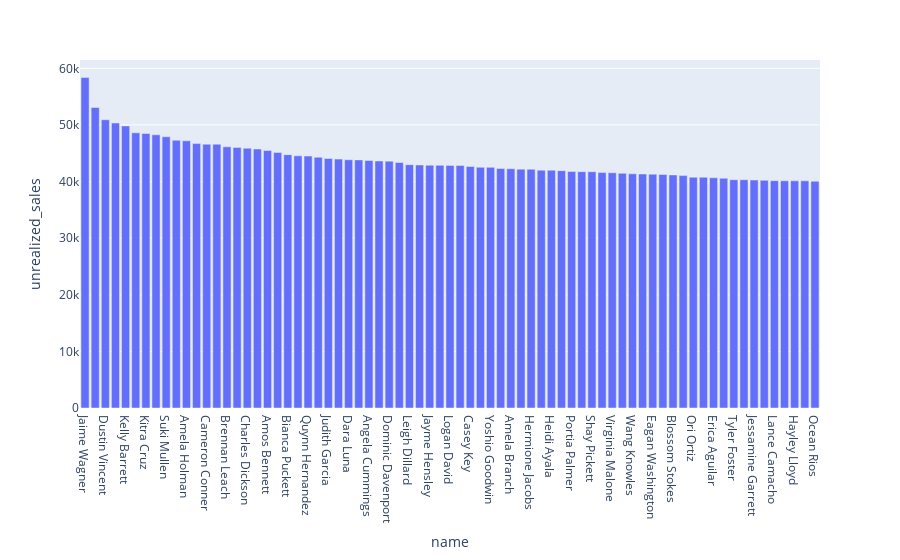

Notebook code for this chart:
### Markdown cell above
# Conclusion
- Here is the list of the people that we can target for advertizing purposes.
- Let's convert this list to a bar graph.

### Code cell
# Bar plot
px.bar(df_users, x = 'name', y = 'unrealized_sales')

### Figure 1 — Plotly figure (JSON) as saved in the notebook; plotly's stock layout.template omitted (floating-point values rounded to 4 significant figures)
{"data": [{"alignmentgroup": "True", "hovertemplate": "name=%{x}<br>unrealized_sales=%{y}<extra></extra>", "legendgroup": "", "marker": {"color": "#636efa", "pattern": {"shape": ""}}, "name": "", "offsetgroup": "", "orientation": "v", "showlegend": false, "textposition": "auto", "type": "bar", "x": ["Jaime Wagner", "Macey Ortiz", "Dustin Vincent", "Audrey Barber", "Kelly Barrett", "Violet Prince", "Kitra Cruz", "Jared Haney", "Suki Mullen", "Herman Richard", "Amela Holman", "Brandon Ratliff", "Cameron Conner", "Arsenio Small", "Brennan Leach", "Carl Small", "Charles Dickson", "Leila Ochoa", "Amos Bennett", "Buffy Christian", "Bianca Puckett", "Dylan Hamilton", "Quynn Hernandez", "Raymond Mendez", "Judith Garcia", "Calvin Wallace", "Dara Luna", "Cairo Ramirez", "Angela Cummings", "Trevor Benton", "Dominic Davenport", "Hamish Beasley", "Leigh Dillard", "Martin Richmond", "Jayme Hensley", "Charde Larson", "Logan David", "Sydnee Brady", "Casey Key", "Roth Riley", "Yoshio Goodwin", "Idona Gutierrez", "Amela Branch", "Libby Wallace", "Hermione Jacobs", "Alden Blankenship", "Heidi Ayala", "Anne Bray", "Portia Palmer", "Vladimir Todd", "Shay Pickett", "Jescie Parker", "Virginia Malone", "Sloane Mays", "Wang Knowles", "Ivory Maynard", "Eagan Washington", "Baker Boyle", "Blossom Stokes", "Nayda Burch", "Ori Ortiz", "Nissim Peck", "Erica Aguilar", "Jason Byers", "Tyler Foster", "Aidan Howe", "Jessamine Garrett", "Iola Williams", "Lance Camacho", "Amy Cooke", "Hayley Lloyd", "Kathleen Bonner", "Ocean Rios"], "xaxis": "x", "y": [58395, 53086, 50914, 50345, 49826, 48605, 48483, 48251, 47906, 47290, 47202, 46705, 46595, 46594, 46136, 46027, 45888, 45748, 45472, 45147, 44754, 44541, 44501, 44292, 44083, 43966, 43855, 43826, 43707, 43635, 43605, 43370, 42983, 42928, 42889, 42863, 42853, 42844, 42648, 42514, 42511, 42308, 42254, 42191, 42174, 42011, 41998, 41927, 41783, 41745, 41736, 41584, 41552, 41448, 41359, 41328, 41299, 41246, 41166, 41050, 40763, 40761, 40667, 40577, 40324, 40313, 40265, 40212, 40152, 40129, 40122, 40122, 40057], "yaxis": "y"}], "layout": {"barmode": "relative", "legend": {"tracegroupgap": 0}, "margin": {"t": 60}, "xaxis": {"anchor": "y", "domain": [0, 1], "title": {"text": "name"}}, "yaxis": {"anchor": "x", "domain": [0, 1], "title": {"text": "unrealized_sales"}}}}
